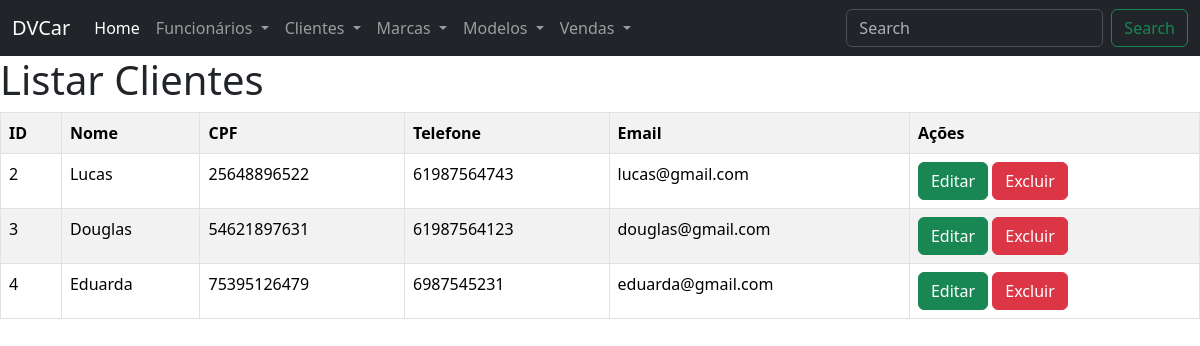
The page /projeto/index.php?page=listar-cliente.php on the database its author committed.
### tables this page shows
CREATE TABLE `cliente` (
  `id_cliente` int(11) NOT NULL,
  `nome_cliente` varchar(100) NOT NULL,
  `cpf_cliente` char(11) NOT NULL,
  `email_cliente` varchar(100) DEFAULT NULL,
  `dt_nasc_cliente` date DEFAULT NULL,
  `fone_cliente` varchar(20) DEFAULT NULL,
  `endereco_cliente` varchar(100) DEFAULT NULL
);

### projeto/listar-cliente.php (the view)
<h1>Listar Clientes</h1>
<?php
include("config.php");
$sql = "SELECT * FROM cliente";
$res = $conn->query($sql);
$qtd = $res->num_rows;
if ($qtd > 0) {
    print "<table class='table table-hover table-striped table-bordered'>";
    print "<tr>";
    print "<th>ID</th>";
    print "<th>Nome</th>";
    print "<th>CPF</th>";
    print "<th>Telefone</th>";
    print "<th>Email</th>";
    print "<th>Ações</th>";
    print "</tr>";
    while ($row = $res->fetch_object()) {
        print "<tr>";
        print "<td>".$row->id_cliente."</td>";
        print "<td>".$row->nome_cliente."</td>";
        print "<td>".$row->cpf_cliente."</td>";
        print "<td>".$row->fone_cliente."</td>";
        print "<td>".$row->email_cliente."</td>";
        print "<td>
                    <a href='?page=editar-cliente.php&id_cliente=".$row->id_cliente."' class='btn btn-success'>Editar</a>
                    <a href='?page=salvar-cliente.php&acao=excluir&id_cliente=".$row->id_cliente."' class='btn btn-danger'>Excluir</a>
               </td>";
        print "</tr>";
    }
    print "</table>";
} else {
    print "<p class='alert alert-danger'>Não encontrou resultados!</p>";
}
?>

### rows shown on the page
cliente: id_cliente "2", nome_cliente "Lucas", cpf_cliente "25648896522", fone_cliente "61987564743", email_cliente "lucas@gmail.com"
cliente: id_cliente "3", nome_cliente "Douglas", cpf_cliente "54621897631", fone_cliente "61987564123", email_cliente "douglas@gmail.com"
cliente: id_cliente "4", nome_cliente "Eduarda", cpf_cliente "75395126479", fone_cliente "6987545231", email_cliente "eduarda@gmail.com"
